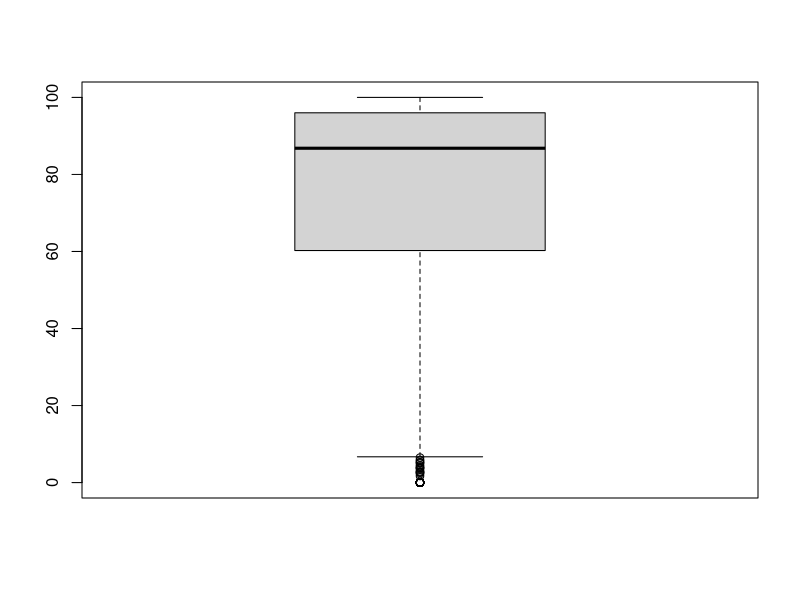

Write R code to recreate this figure. (Note: this script raises an error after producing the figure.)
# Libraries ---------------------------------------------------------------
library(tidyverse)
library(dplyr)


setwd("//Users/april/Dropbox/R data") # makes Desktop wd (home mac)
setwd("//Users/ars0152/Dropbox/R data") # makes Desktop wd (laptop & work mac)


copus <- read.csv("COPUS.csv") # base R way

# APRIL SMITH
# Assignment 3 Data Viz

### --- pH --- ### No comments! 
# -1

# 1 -----------------------------------------------------------------------

Lec <- copus %>%
  select(Lec) 

boxplot(Lec)

### --- pH --- ### This is base R, I always recommend ggplot()

BarChart(Lec)

### --- pH --- ### Is this a function?

# 2 -----------------------------------------------------------------------

size <- copus %>%
  select(Size)%>%
  na.omit() 

### --- pH --- ### caution with na.omit() as it will delete anyone with missing from any variable. That worked 
### here because you selected only the Size columns, but that may not always be viable. 

ggplot(size, aes(x=Size))+
  geom_bar()


# 3 -----------------------------------------------------------------------

broad <- copus %>%
  select(Size, Broader)%>%
  na.omit() 

ggplot(broad, aes(x = Broader)) +
  geom_bar() +
  facet_wrap(~Size)

### --- pH --- ### Did not rotate x-axis text
# -0.5

# 4 -----------------------------------------------------------------------

AvgLec <- copus %>%
  filter(Broader %in% c("Biological", "Chemical", "Computer", "Engineering", "Geological",
                        "Mathematics", "Missing", "Physical")) %>%
  group_by(Broader) %>%
  summarize(AvgLec = mean(Lec)) %>%
  na.omit()

ggplot(AvgLec, aes(x = Broader, y = AvgLec)) +
  geom_point()


# 5 -----------------------------------------------------------------------

dot <- copus %>%
  select(Lec, Broader)

### --- pH --- ### these selects aren't really necessary; can just use copus object


ggplot(dot, aes(x = Broader, y = Lec)) +
  geom_boxplot() +
  stat_summary(Lec=mean, geom="point", shape=20, size=3, color="red", fill="red")

# 6 -----------------------------------------------------------------------

copus.gw <- copus %>% 
  select(Broader, Size, CG:OG) %>% #select relevant vars
  filter(Size !="Missing") %>% #remove missing
  pivot_longer(c(-Broader, -Size), "GroupWork") %>%
  rename(Percent = value)

ggplot(copus.gw, aes(x = GroupWork, y = Percent, fill=Broader)) +
  geom_boxplot() +
  facet_wrap(~Size)


# 7 -----------------------------------------------------------------------

ggplot(copus.gw, aes(x = GroupWork, y = Percent, fill=Broader)) +
  geom_boxplot(outlier.shape = NA) +
  facet_wrap(~Size) + 
  ylim(0, 60)

# df doubled resolution, in inches
ggsave("plot7.pdf",
       height = 2,
       width = 6,
       units = "in",
       dpi = 200)
### --- pH --- ### recall that dpi doesn't do anything for vector file in inches
